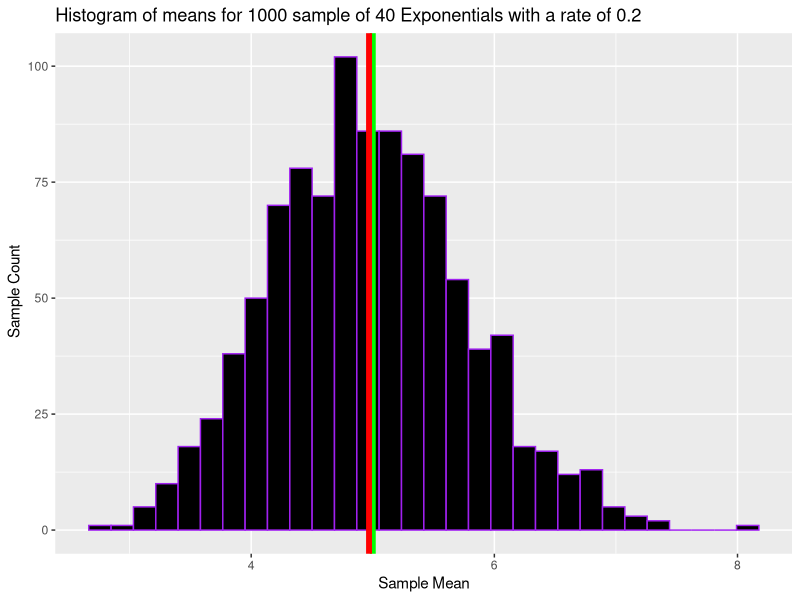
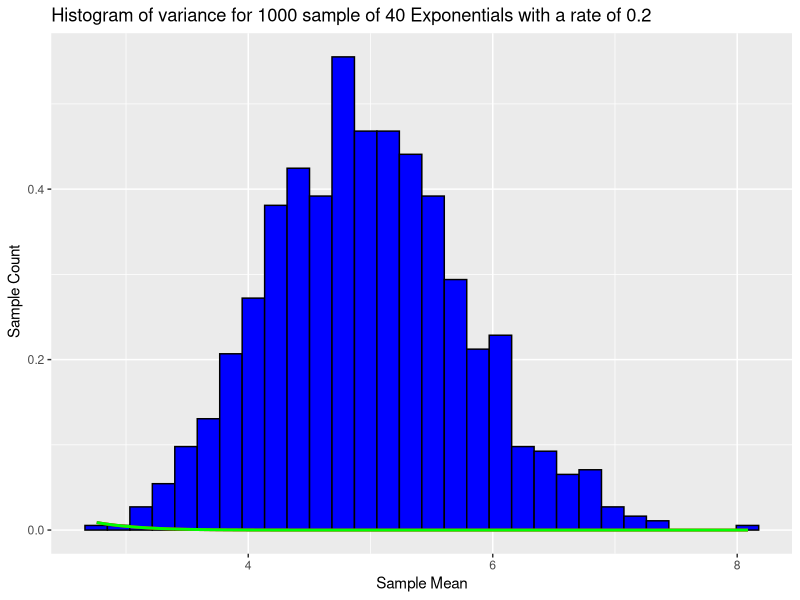
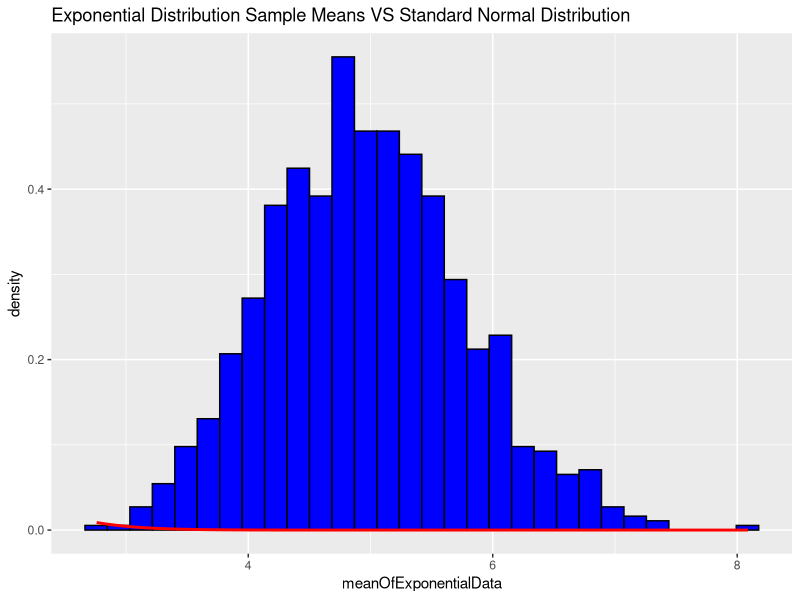

The R source for these figures, in order:
## ---- chunk 1
# seeting lambda =0.2 for all simulation
lambda <- 0.2

# will investigate averages of 40 exponentials
n <-40

# I am running the simulation 1000 times
numberofSimulation <-1000

exponentialData <- matrix(rexp(n*numberofSimulation , lambda) , nrow = numberofSimulation)
meanOfExponentialData <- apply(exponentialData,1, mean)

## ---- chunk 2
library(ggplot2)
# Theoritical mean
theoriticalMean <-1/lambda
theoriticalMean

sampleMean <- mean(meanOfExponentialData)
sampleMean
graph <- ggplot()+ aes(meanOfExponentialData) + geom_histogram(bandwidth = 10, color = "purple", fill="black")
graph <- graph +  geom_vline(xintercept = theoriticalMean, color = 'green',size =2)
graph <- graph +  geom_vline(xintercept = sampleMean, color = 'red', size =2)
graph <- graph + labs(title = "Histogram of means for 1000 sample of 40 Exponentials with a rate of 0.2", x = "Sample Mean", y= " Sample Count")
graph
## ---- chunk 3
# finding standarddeviation
sd<-(1/lambda)/(sqrt(n)) 
theoriticalVariance <- sd ^ 2
theoriticalVariance

sampleVariance <- var(meanOfExponentialData)
sampleVariance

 plotdata <- data.frame(meanOfExponentialData);
        m <- ggplot(plotdata, aes(x = meanOfExponentialData)); 
          
        m <- m + geom_histogram(aes(y=..density..), colour="black", 
                                fill = "blue")
       m <- m+ stat_function(fun = dnorm, arg = list(mean =sampleMean  , sd = sd(meanOfExponentialData)), colour = "red", size=1)
        m <- m+ stat_function(fun = dnorm, arg = list(mean =theoriticalMean  , sd = sd), colour = "green", size=1) 
m<-m+ labs(title = "Histogram of variance for 1000 sample of 40 Exponentials with a rate of 0.2", x = "Sample Mean", y= " Sample Count")

m
## ---- chunk 4
 plotdata <- data.frame(meanOfExponentialData);
        m <- ggplot(plotdata, aes(x = meanOfExponentialData)); 
          
        m <- m + geom_histogram(aes(y=..density..), colour="black", 
                                fill = "blue")
         m <- m+ stat_function(fun = dnorm, arg = list(mean =sampleMean  , sd = sd(meanOfExponentialData)), colour = "red", size=1)
          m<-m+labs(title="Exponential Distribution Sample Means VS Standard Normal Distribution")
m

